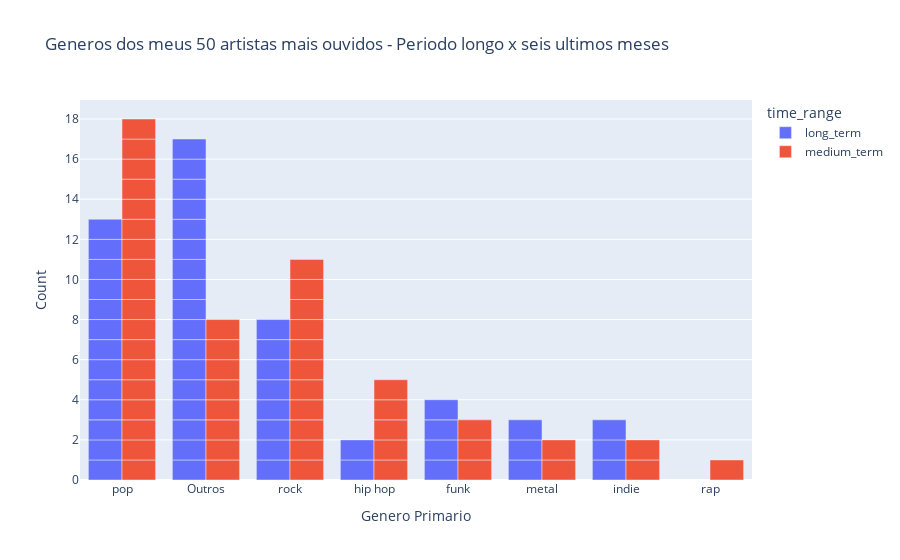

Notebook cell for this chart:
### Code cell
fig = px.bar(geral, 
      x="genero_primario", 
      color="time_range",
      barmode="group", 
      hover_data=["nome", "genero_principal", "genero_secundario"],
      labels={"count": "Count", "genero_primario": "Genero Primario"},
      title="Generos dos meus 50 artistas mais ouvidos - Periodo longo x seis ultimos meses")
fig.update_layout(xaxis={"categoryorder": "total descending"})
fig.show()

### Figure 1 — Plotly figure (JSON) as saved in the notebook; plotly's stock layout.template omitted (floating-point values rounded to 4 significant figures; data arrays with more than 128 entries replaced by an {"elided": "..."} marker saying what was removed)
{"data": [{"alignmentgroup": "True", "customdata": {"elided": "50x3 str values"}, "hovertemplate": "time_range=long_term<br>Genero Primario=%{x}<br>Count=%{y}<br>nome=%{customdata[0]}<br>genero_principal=%{customdata[1]}<br>genero_secundario=%{customdata[2]}<extra></extra>", "legendgroup": "long_term", "marker": {"color": "#636efa", "pattern": {"shape": ""}}, "name": "long_term", "offsetgroup": "long_term", "orientation": "v", "showlegend": true, "textposition": "auto", "type": "bar", "x": ["pop", "pop", "hip hop", "rock", "Outros", "pop", "Outros", "funk", "metal", "rock", "indie", "metal", "pop", "funk", "Outros", "rock", "rock", "rock", "Outros", "Outros", "funk", "Outros", "pop", "pop", "pop", "Outros", "rock", "funk", "rock", "pop", "Outros", "Outros", "pop", "indie", "Outros", "rock", "hip hop", "Outros", "pop", "Outros", "Outros", "pop", "pop", "Outros", "metal", "Outros", "indie", "Outros", "pop", "Outros"], "xaxis": "x", "y": [1, 1, 1, 1, 1, 1, 1, 1, 1, 1, 1, 1, 1, 1, 1, 1, 1, 1, 1, 1, 1, 1, 1, 1, 1, 1, 1, 1, 1, 1, 1, 1, 1, 1, 1, 1, 1, 1, 1, 1, 1, 1, 1, 1, 1, 1, 1, 1, 1, 1], "yaxis": "y"}, {"alignmentgroup": "True", "customdata": {"elided": "50x3 str values"}, "hovertemplate": "time_range=medium_term<br>Genero Primario=%{x}<br>Count=%{y}<br>nome=%{customdata[0]}<br>genero_principal=%{customdata[1]}<br>genero_secundario=%{customdata[2]}<extra></extra>", "legendgroup": "medium_term", "marker": {"color": "#EF553B", "pattern": {"shape": ""}}, "name": "medium_term", "offsetgroup": "medium_term", "orientation": "v", "showlegend": true, "textposition": "auto", "type": "bar", "x": ["rock", "hip hop", "pop", "rock", "funk", "pop", "indie", "metal", "rock", "rock", "pop", "hip hop", "Outros", "indie", "Outros", "rock", "pop", "pop", "pop", "pop", "rock", "rock", "hip hop", "rock", "Outros", "funk", "Outros", "rock", "funk", "hip hop", "hip hop", "Outros", "pop", "rock", "pop", "pop", "pop", "metal", "Outros", "pop", "pop", "pop", "Outros", "pop", "rap", "pop", "Outros", "pop", "pop", "rock"], "xaxis": "x", "y": [1, 1, 1, 1, 1, 1, 1, 1, 1, 1, 1, 1, 1, 1, 1, 1, 1, 1, 1, 1, 1, 1, 1, 1, 1, 1, 1, 1, 1, 1, 1, 1, 1, 1, 1, 1, 1, 1, 1, 1, 1, 1, 1, 1, 1, 1, 1, 1, 1, 1], "yaxis": "y"}], "layout": {"barmode": "group", "legend": {"title": {"text": "time_range"}, "tracegroupgap": 0}, "title": {"text": "Generos dos meus 50 artistas mais ouvidos - Periodo longo x seis ultimos meses"}, "xaxis": {"anchor": "y", "categoryorder": "total descending", "domain": [0, 1], "title": {"text": "Genero Primario"}}, "yaxis": {"anchor": "x", "domain": [0, 1], "title": {"text": "Count"}}}}
